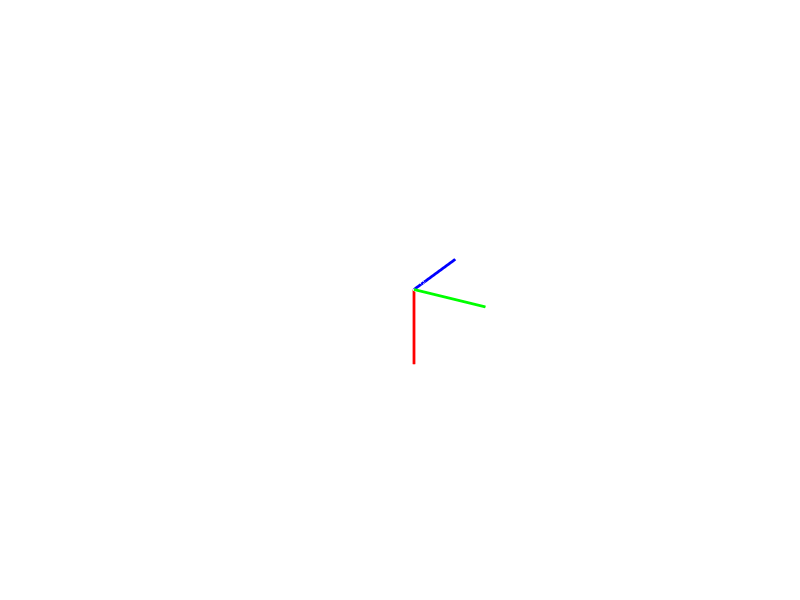

Here is the MATLAB script that generated this plot: (Note: this script raises an error after producing the figure.)
clear
clc
% close all

x = [0, 1; 0, 0; 0, 0];
y = [0, 0; 0, 1; 0, 0];
z = [0, 0; 0, 0; 0, 1];

figure(1)
cla
hold on 
axis equal
axis off

ylim([-2, 2])
xlim([-2, 2])
zlim([-2, 2])

set(gca,'ydir', 'reverse')
set(gca,'zdir', 'reverse')

plot3(x(1,:), x(2,:), x(3,:),'linewidth', 1, 'color', 'blue')
plot3(y(1,:), y(2,:), y(3,:),'linewidth', 1, 'color', 'green')
plot3(z(1,:), z(2,:), z(3,:),'linewidth', 1, 'color', 'red')

x1_plot = plot3(x(1,:), x(2,:), x(3,:),'linewidth', 2, 'color', 'blue');
y1_plot = plot3(y(1,:), y(2,:), y(3,:),'linewidth', 2, 'color', 'green');
z1_plot = plot3(z(1,:), z(2,:), z(3,:),'linewidth', 2, 'color', 'red'); 



view(-60, 25)

for phi = 0:1:360
    rotation = Euler_Angles(phi, 0, 0);

    x1 = rotation * x;
    y1 = rotation * y;
    z1 = rotation * z;

    set(x1_plot, 'XData', x1(1,:), 'YData', x1(2,:), 'ZData', x1(3,:))
    set(y1_plot, 'XData', y1(1,:), 'YData', y1(2,:), 'ZData', y1(3,:))
    set(z1_plot, 'XData', z1(1,:), 'YData', z1(2,:), 'ZData', z1(3,:))
    pause(0.01)
    
end

for theta = 0:1:360
    rotation = Euler_Angles(0, theta, 0);

    x1 = rotation * x;
    y1 = rotation * y;
    z1 = rotation * z;

    set(x1_plot, 'XData', x1(1,:), 'YData', x1(2,:), 'ZData', x1(3,:))
    set(y1_plot, 'XData', y1(1,:), 'YData', y1(2,:), 'ZData', y1(3,:))
    set(z1_plot, 'XData', z1(1,:), 'YData', z1(2,:), 'ZData', z1(3,:))
    pause(0.01)
    
end

for psi = 0:1:360
    rotation = Euler_Angles(0, 0, psi);

    x1 = rotation * x;
    y1 = rotation * y;
    z1 = rotation * z;

    set(x1_plot, 'XData', x1(1,:), 'YData', x1(2,:), 'ZData', x1(3,:))
    set(y1_plot, 'XData', y1(1,:), 'YData', y1(2,:), 'ZData', y1(3,:))
    set(z1_plot, 'XData', z1(1,:), 'YData', z1(2,:), 'ZData', z1(3,:))
    pause(0.01)
    
end



